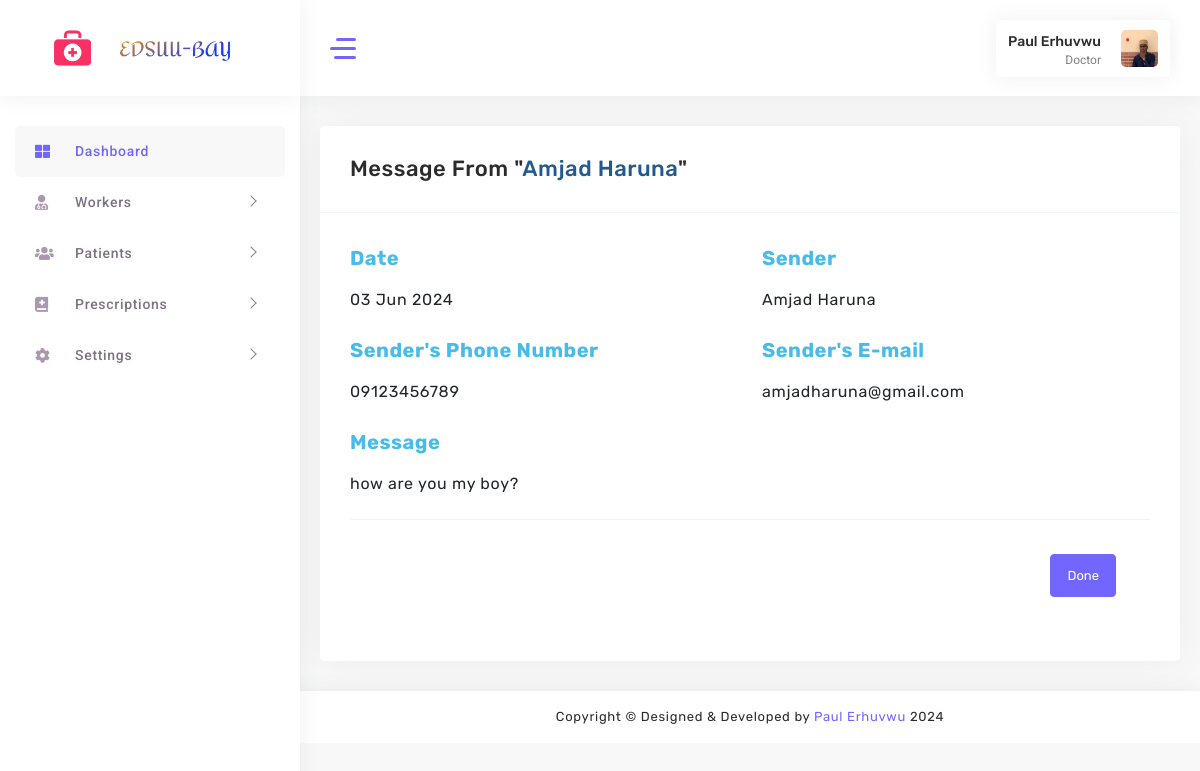
The app's page /doctor/view-message/2 (signed in) with its own data.
### accounts/models.py (models this page shows, shortened)
class UserProfile(models.Model):
    USER_ROLES = (
        ('nurse', 'Nurse'),
        ('doctor', 'Doctor'),
    )
    user = models.OneToOneField(User, on_delete=models.CASCADE)
    email = models.EmailField(max_length=30)
    role = models.CharField(max_length=20, choices=USER_ROLES)
    phone_number = models.CharField(max_length=15)
    profile_picture = models.ImageField(upload_to='profile_pictures', blank=True, null=True)
    bio = models.TextField(blank=True, null=True)
    address = models.TextField(blank=True, null=True)
    birthday = models.DateField(blank=True, null=True)

class Message(models.Model):
    sender = models.ForeignKey(Worker, related_name='sent_messages', on_delete=models.CASCADE)
    recipient = models.ForeignKey(Worker, related_name='received_messages', on_delete=models.CASCADE)
    content = models.TextField()
    timestamp = models.DateTimeField(auto_now_add=True)
    read = models.BooleanField(default=False)

class Worker(models.Model):
    user = models.OneToOneField(User, on_delete=models.CASCADE)
    mobile_number = models.CharField(max_length=15, unique=True)
    biography = models.TextField(null=True, blank=True)
    role = models.CharField(max_length=50)

### accounts/views.py (the view)
# urls.py: path("doctor/view-message/<int:message_id>", view_message, name='viewmessage'),
@login_required(login_url='/custom_login/')
@role_required('doctor')
def view_message(request, message_id):
    message = get_object_or_404(Message, id=message_id)
    recipient = Worker.objects.get(user=request.user)
    messages_received = Message.objects.filter(recipient=recipient).exclude(sender=recipient)
    return render(request, 'doctor/view-message.html', {'message': message, 'messages_received': messages_received})

### accounts/views.py (called while the page is built)
def role_required(role):
    def decorator(view_func):
        @wraps(view_func)
        def _wrapped_view(request, *args, **kwargs):
            if request.user.is_authenticated:
                user_profile = UserProfile.objects.get(user=request.user)
                if user_profile.role == role:
                    return view_func(request, *args, **kwargs)
                else:
                    return redirect('error404')  # Update 'error404' with your actual URL name for the error page
            else:
                return redirect('login')
        return _wrapped_view
    return decorator

### accounts/templates/doctor/view-message.html (shortened to what this page needs)
{% load static %}
<!DOCTYPE html>
<html lang="en">
<head>
    <link rel="stylesheet" href="{% static 'assets/main/css/fonts.css' %}">
    <link rel="stylesheet" href="{% static 'assets/main/css/style.css' %}">
</head>
<body>
    <div id="main-wrapper" class="show">
        <aside class="left-panel nicescroll-box">
            <nav class="navigation">
                <ul class="list-unstyled main-menu">
                    <li class="has-submenu active">
                        <a href="#">
                            <i class="fas fa-th-large"></i>
                            <span class="nav-label">Dashboard</span>
                        </a>
                    </li>
                    <li class="has-submenu">
                        <a href="javascript:void()" class="has-arrow mm-collapsed">
                            <i class="fas fa-user-md"></i>
                            <span class="nav-label">Workers</span>
                        </a>
                    </li>
                    <li class="has-submenu">
                        <a href="javascript:void()" class="has-arrow mm-collapsed">
                            <i class="fas fa-users"></i>
                            <span class="nav-label">Patients</span>
                        </a>
                    </li>
                    <li class="has-submenu">
                        <a href="javascript:void()" class="has-arrow mm-collapsed">
                            <i class="fas fa-book-medical"></i>
                            <span class="nav-label">Prescriptions</span>
                        </a>
                    </li>
                    <li class="has-submenu">
                        <a href="javascript:void()" class="has-arrow mm-collapsed">
                            <i class="fas fa-cog"></i>
                            <span class="nav-label">Settings</span>
                        </a>
                    </li>
                </ul>
            </nav>
        </aside>
        <div class="nav-header">
            <div class="brand-logo">
                <a href="#"> <img class="logo-tabib" src="{% static 'assets/images/download.png' %}" alt=""></a>
                <a href="#"><img class="brand-title" src="{% static 'assets/images/logo.png' %}" alt=""></a>
            </div>
        </div>
        <div class="header">
            <header class="top-head container-fluid">
                <div class="nav-control">
                    <div class="hamburger">
                        <span class="line"></span><span class="line"></span><span class="line"></span>
                    </div>
                </div>
                <div class="header-right">
                    <div class="my-account-wrapper widget-7">
                        <div class="account-wrapper">
                            <div class="account-control">
                                <a class="login header-profile" href="#" title="Sign in">
                                    <div class="header-info">
                                        <span style="text-transform: capitalize;">{{ user.get_full_name }}</span>
                                        <small>{{ user.userprofile.get_role_display }}</small>
                                    </div>
                                    <img src="{% if user.userprofile.profile_picture %}{{ user.userprofile.profile_picture.url }}{% else %}{% static 'assets/images/profile.jpg' %}{% endif %}" alt="Profile Picture">
                                </a>
                            </div>
                        </div>
                    </div>
                </div>
            </header>
        </div>
        <div class="content-body">
            <div class="warper container-fluid">
                <div class="new-patients main_container">
                    <div class="row">
                        <div class="col-md-12">
                            <div class="card shadow">
                                <div class="card-header">
                                    <h4 class="card-title">Message from "<span style="text-transform: capitalize; color: rgb(34, 90, 142);">{{ message.sender.user.get_full_name }}</span>"</h4>
                                </div>
                                <div class="card-body">
                                    <div class="row">
                                        <div class="col-md-6 col-sm-12 form-group">
                                            <label for="date" style="font-weight: bold; color: #48bbe8; font-size: 20px;">Date</label>
                                            <p class="form-control-plaintext" style="font-size: 16px;">{{ message.timestamp|date:"d M Y" }}</p>
                                        </div>
                                        <div class="col-md-6 col-sm-12 form-group">
                                            <label for="sendername" style="font-weight: bold; color: #48bbe8;  font-size: 20px;">Sender</label>
                                            <p class="form-control-plaintext" style="text-transform: capitalize; font-size: 16px;">{{ message.sender.user.get_full_name }}</p>
                                        </div>
                                    </div>
                                    <div class="row">
                                        <div class="col-md-6 col-sm-12 form-group">
                                            <label for="sendernum" style="font-weight: bold; color: #48bbe8; font-size: 20px;">Sender's Phone Number</label>
                                            <p class="form-control-plaintext" style="font-size: 16px;">{{ message.sender.mobile_number }}</p>
                                        </div>
                                        <div class="col-md-6 col-sm-12 form-group">
                                            <label for="sendermail" style="font-weight: bold; color: #48bbe8; font-size: 20px;">Sender's E-mail</label>
                                            <p class="form-control-plaintext" style="font-size: 16px;">{{ message.sender.user.email }}</p>
                                        </div>
                                    </div>
                                    <div class="row">
                                        <div class="col-md-12 col-sm-12 form-group">
                                            <label for="msg" style="font-weight: bold; color: #48bbe8; font-size: 20px;">Message</label>
                                            <p class="form-control-plaintext" style="font-size: 16px;">{{ message.content }}</p>
                                        </div>
                                    </div>
                                    <form method="post" action="{% url 'messaged_viewed' message.id %}">
                                        <div class="modal-footer">
                                            <button type="submit" class="btn btn-primary">Done</button>
                                        </div>
                                    </form>
                                </div>
                            </div>
                        </div>
                    </div>
                </div>
            </div>
        </div>
        <div class="footer">
            <div class="copyright">
                <p class="mb-0">Copyright © Designed &amp; Developed by <a href="#" target="_blank">Paul Erhuvwu</a>
                    2024
                </p>
            </div>
        </div>
    </div>
</body>
</html>

### records on screen
Message: sender.user.get_full_name "Amjad Haruna", timestamp "03 Jun 2024", sender.mobile_number "09123456789", sender.user.email "amjadharuna@gmail.com", content "how are you my boy?"

### other values on screen
{{ user.get_full_name }} "Paul Erhuvwu"
{{ user.userprofile.get_role_display }} "Doctor"
